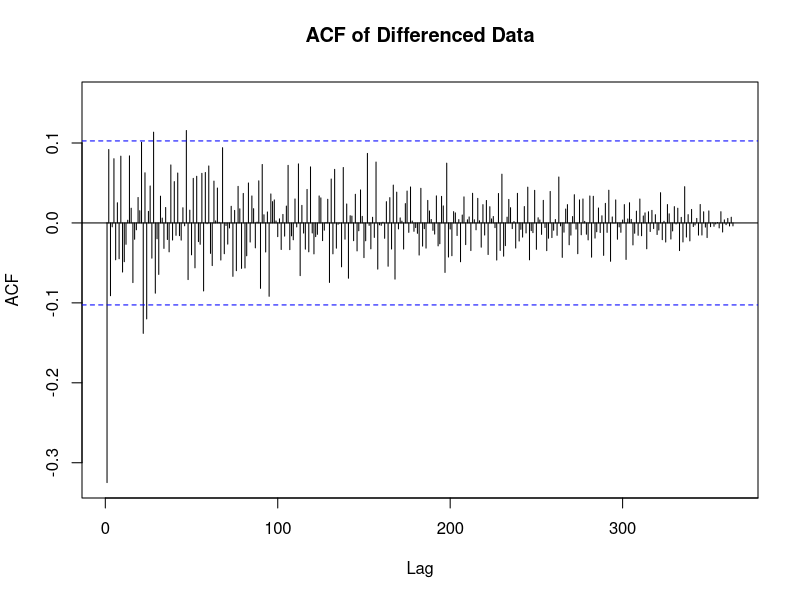
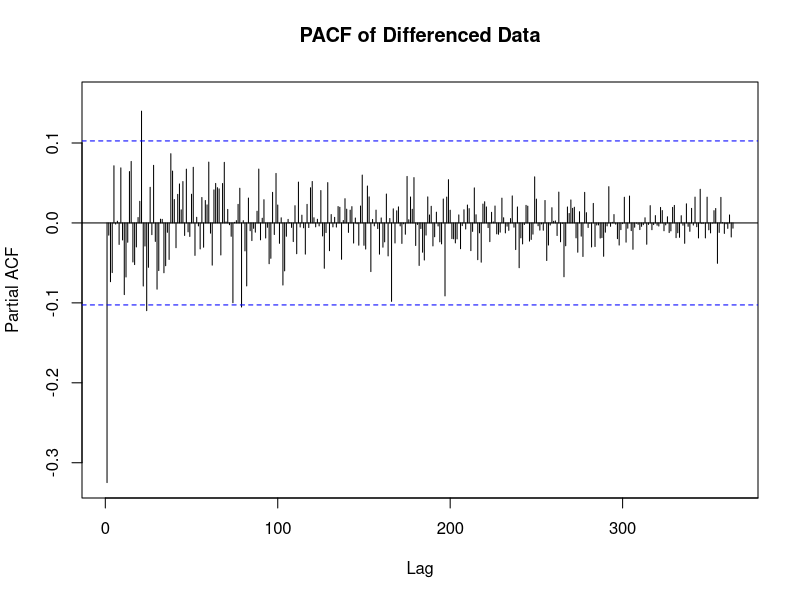
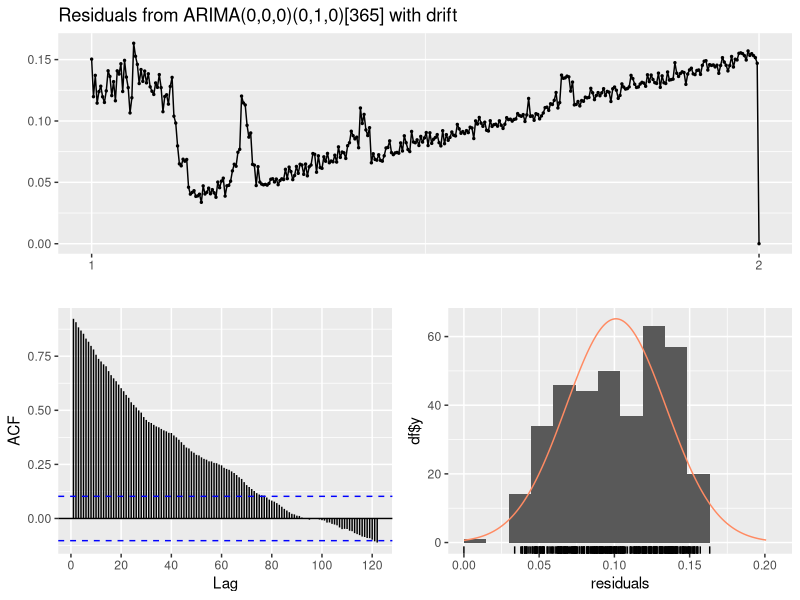
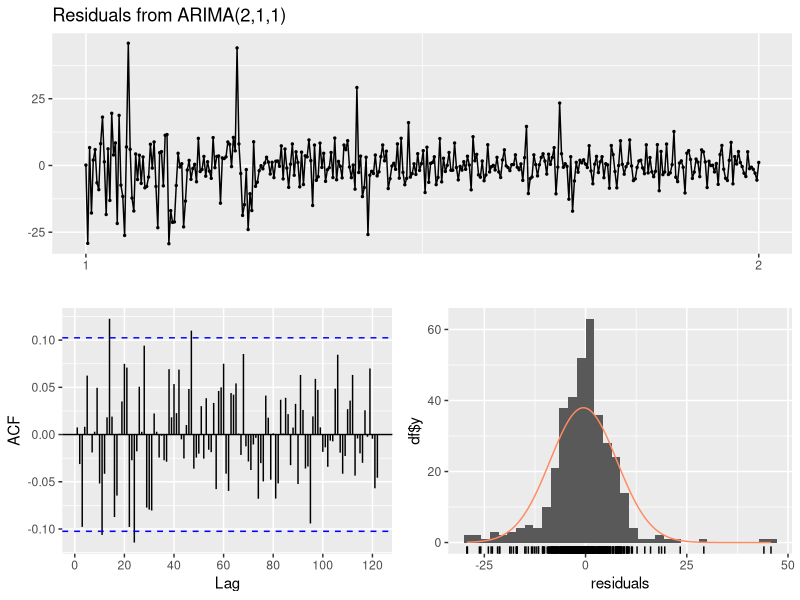
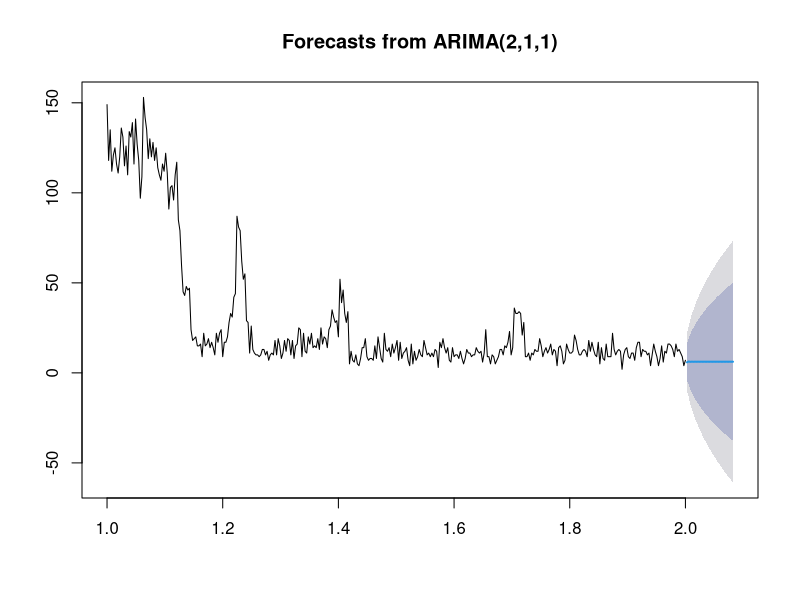
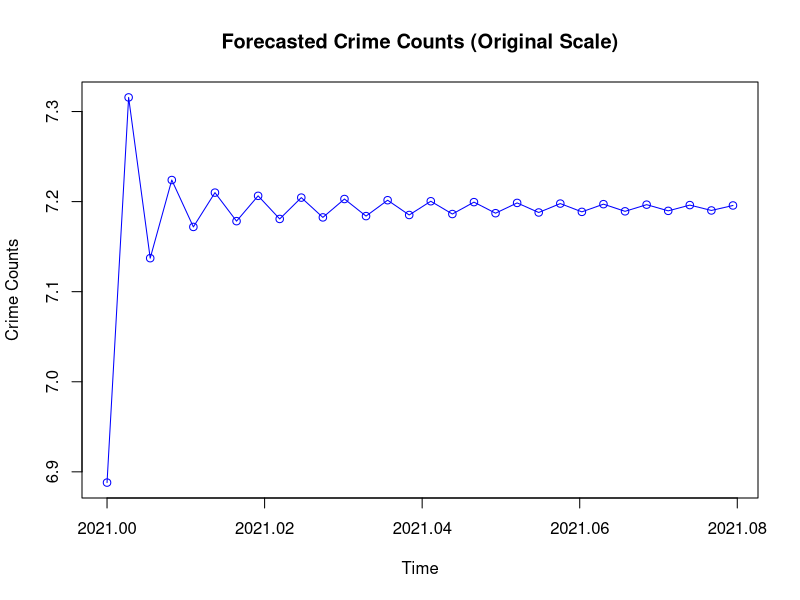

Source code (R) for these figures, in order:
# Load necessary libraries
library(readr)
library(lubridate)
library(dplyr)
library(ggplot2)
library(forecast)
library(tseries)

# Load the dataset
crime_data <- read_csv("crimedata.csv")

# Inspect the dataset structure
head(crime_data)
str(crime_data)
summary(crime_data)
colnames(crime_data)

# Convert date fields to datetime format, ignoring the time part
crime_data$DATE_OCC <- as.Date(crime_data$`DATE OCC`, format="%m/%d/%Y %I:%M:%S %p")

# Check the conversion
head(crime_data$DATE_OCC)

# Aggregating data for daily analysis
crime_data_daily <- crime_data %>%
  group_by(DATE_OCC) %>%
  summarise(Daily_Count = n())

# Check the range of dates in the data
range(crime_data_daily$DATE_OCC)

# Check for missing values in the aggregated data
sum(is.na(crime_data_daily$Daily_Count))

# Convert the daily counts to a time series object with the correct frequency
ts_data <- ts(crime_data_daily$Daily_Count, frequency = 365)

# Differencing the data to achieve stationarity
diff_data <- diff(ts_data)

# Perform Augmented Dickey-Fuller Test to check stationarity of the differenced data
adf_test_diff <- adf.test(diff_data, alternative = "stationary")

# Output the result of the ADF test
adf_test_diff

# ACF and PACF plots of the differenced data
Acf(diff_data, main="ACF of Differenced Data")
Pacf(diff_data, main="PACF of Differenced Data")

# Fit the ARIMA model using the auto.arima function
arima_model <- auto.arima(ts_data, D=1)

# Summary of the model
summary(arima_model)

# Diagnostic checks on the ARIMA model's residuals
checkresiduals(arima_model)

# Apply a Box-Cox transformation to the time series
bc_transformed <- BoxCox(ts_data, lambda = BoxCox.lambda(ts_data))

# Fit an ARIMA model to the Box-Cox transformed data
arima_bc_model <- auto.arima(bc_transformed)

# Summary of the new ARIMA model
summary(arima_bc_model)

# Diagnostic checks on the new ARIMA model's residuals
checkresiduals(arima_bc_model)

# Forecast the next 30 days based on the Box-Cox transformed ARIMA model
forecast_length <- 30  # Adjust this to change the forecast horizon
future_forecast <- forecast(arima_bc_model, h=forecast_length)

# Plot the forecast
plot(future_forecast)

# Apply the inverse Box-Cox transformation to the forecasted values
inverse_forecasts <- InvBoxCox(future_forecast$mean, BoxCox.lambda(ts_data))

# Create a time series object of the forecasts on the original scale
original_scale_forecasts <- ts(inverse_forecasts, start=c(2021, 1), frequency=365)

# Plot the forecasts on the original scale
plot(original_scale_forecasts, type='o', col='blue', xlab='Time', ylab='Crime Counts', main='Forecasted Crime Counts (Original Scale)')

